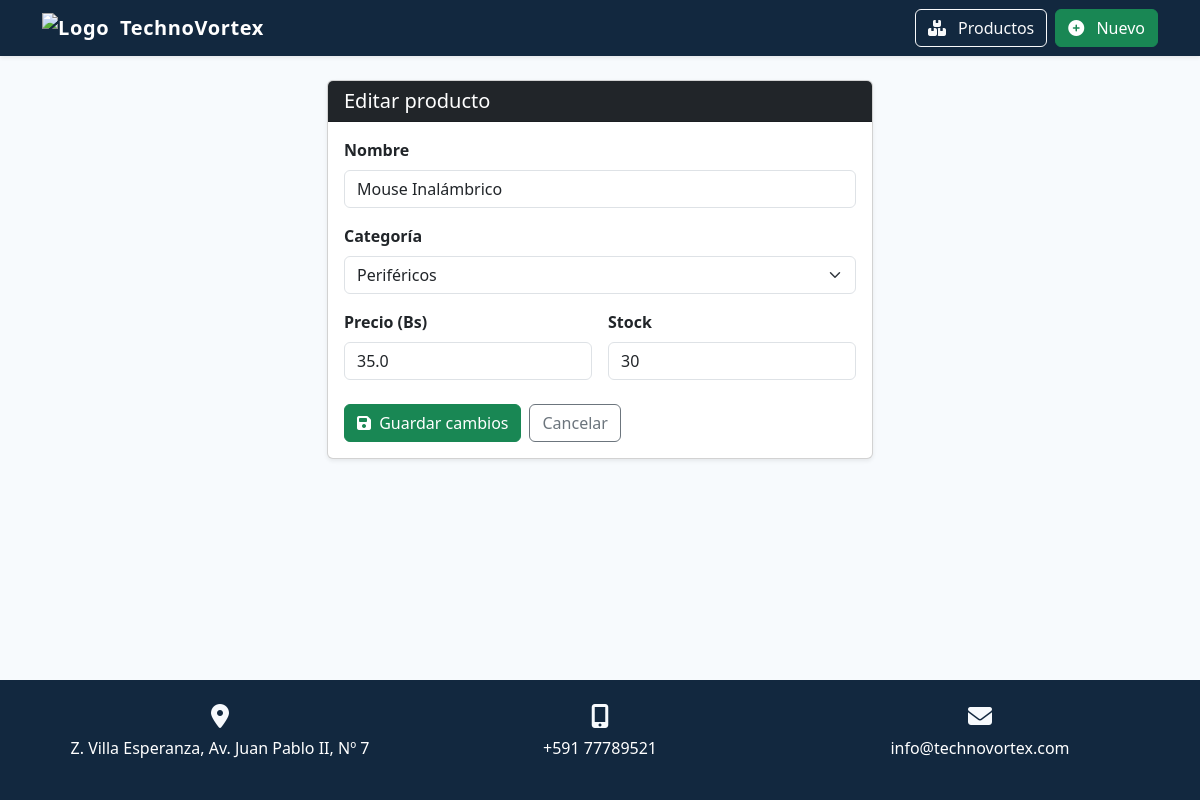
The app's page /editar/2 with its own data.
### tables this page shows
CREATE TABLE productos (
            id        INTEGER PRIMARY KEY AUTOINCREMENT,
            nombre    TEXT    NOT NULL,
            categoria TEXT    NOT NULL,
            precio    REAL    NOT NULL,
            stock     INTEGER NOT NULL
        );

### app.py (the view, shortened to what this page needs)
@app.route("/editar/<int:id>", methods=["GET", "POST"])
def editar(id):
    db      = get_db()
    producto = db.execute("SELECT * FROM productos WHERE id=?", (id,)).fetchone()
    if not producto:
        return redirect(url_for("index"))
    error = None
    return render_template("formulario.html", accion="Editar", producto=producto, error=error)

### app.py (called while the page is built)
def get_db():
    if "db" not in g:
        g.db = sqlite3.connect(DATABASE)
        g.db.row_factory = sqlite3.Row
    return g.db

### templates/formulario.html (shortened to what this page needs)
{% extends "base.html" %}
{% block content %}
<div class="row justify-content-center">
  <div class="col-md-6">
    <div class="card shadow-sm">
      <div class="card-header bg-dark text-white">
        <h5 class="mb-0">{{ accion }} producto</h5>
      </div>
      <div class="card-body">
        <form method="POST">
          <div class="mb-3">
            <label class="form-label fw-semibold">Nombre</label>
            <input type="text" name="nombre" class="form-control" required
              value="{{ producto.nombre if producto else '' }}" placeholder="Ej. Teclado Mecánico">
          </div>
          <div class="mb-3">
            <label class="form-label fw-semibold">Categoría</label>
            <select name="categoria" class="form-select" required>
              {% set cats = ["Periféricos", "Pantallas", "Audio", "Accesorios",
              "Computadoras", "Almacenamiento", "Redes", "Otro"] %}
              {% for cat in cats %}
              <option value="{{ cat }}" {{ 'selected' if producto and producto.categoria==cat else '' }}>
                {{ cat }}
              </option>
              {% endfor %}
            </select>
          </div>
          <div class="row g-3 mb-3">
            <div class="col">
              <label class="form-label fw-semibold">Precio (Bs)</label>
              <input type="number" name="precio" class="form-control" required step="0.01" min="0"
                value="{{ producto.precio if producto else '' }}" placeholder="0.00">
            </div>
            <div class="col">
              <label class="form-label fw-semibold">Stock</label>
              <input type="number" name="stock" class="form-control" required min="0"
                value="{{ producto.stock if producto else '' }}" placeholder="0">
            </div>
          </div>
          <div class="d-flex gap-2 mt-4">
            <button type="submit" class="btn btn-success">
              {% if accion == 'Editar' %}
              <i class="fas fa-save me-1"></i> Guardar cambios
              {% else %}
              <i class="fas fa-plus-circle me-1"></i> Registrar producto
              {% endif %}
            </button>
            <a href="/" class="btn btn-outline-secondary">Cancelar</a>
          </div>
        </form>
      </div>
    </div>
  </div>
</div>
{% endblock %}

### templates/base.html (style rules this page uses)
html, body { height: 100%; margin: 0; }
body { display: flex; flex-direction: column; background: #f7fafd; position: relative; }

### records on screen
productos: nombre "Mouse Inalámbrico", precio "35.0", stock "30"

### other values on screen
{{ accion }} "Editar"
form field categoria "Periféricos"
